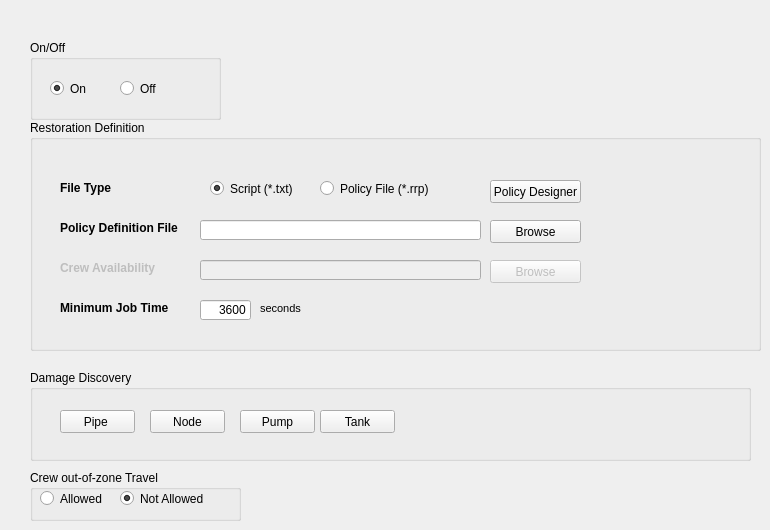
      <widget class="QWidget" name="restoration_tab">
       <attribute name="title">
        <string>Restoration</string>
       </attribute>
       <widget class="QGroupBox" name="groupBox">
        <property name="geometry">
         <rect>
          <x>30</x>
          <y>40</y>
          <width>191</width>
          <height>80</height>
         </rect>
        </property>
        <property name="title">
         <string>On/Off</string>
        </property>
        <widget class="QRadioButton" name="restoration_on_radio">
         <property name="geometry">
          <rect>
           <x>20</x>
           <y>40</y>
           <width>61</width>
           <height>17</height>
          </rect>
         </property>
         <property name="text">
          <string>On</string>
         </property>
         <property name="checked">
          <bool>true</bool>
         </property>
        </widget>
        <widget class="QRadioButton" name="restoration_off_radio">
         <property name="geometry">
          <rect>
           <x>90</x>
           <y>40</y>
           <width>82</width>
           <height>17</height>
          </rect>
         </property>
         <property name="text">
          <string>Off</string>
         </property>
        </widget>
       </widget>
       <widget class="QGroupBox" name="groupBox_2">
        <property name="geometry">
         <rect>
          <x>30</x>
          <y>120</y>
          <width>731</width>
          <height>231</height>
         </rect>
        </property>
        <property name="title">
         <string>Restoration Definition</string>
        </property>
        <widget class="QPushButton" name="policy_browse_button">
         <property name="geometry">
          <rect>
           <x>460</x>
           <y>100</y>
           <width>91</width>
           <height>23</height>
          </rect>
         </property>
         <property name="text">
          <string>Browse</string>
         </property>
        </widget>
        <widget class="QRadioButton" name="script_rrp_radio">
         <property name="geometry">
          <rect>
           <x>290</x>
           <y>60</y>
           <width>111</width>
           <height>17</height>
          </rect>
         </property>
         <property name="text">
          <string>Policy File (*.rrp)</string>
         </property>
        </widget>
        <widget class="QRadioButton" name="script_txt_radio">
         <property name="geometry">
          <rect>
           <x>180</x>
           <y>60</y>
           <width>101</width>
           <height>17</height>
          </rect>
         </property>
         <property name="text">
          <string>Script (*.txt)</string>
         </property>
         <property name="checked">
          <bool>true</bool>
         </property>
        </widget>
        <widget class="QLabel" name="label_5">
         <property name="geometry">
          <rect>
           <x>30</x>
           <y>100</y>
           <width>131</width>
           <height>16</height>
          </rect>
         </property>
         <property name="font">
          <font>
           <pointsize>9</pointsize>
           <weight>75</weight>
           <bold>true</bold>
          </font>
         </property>
         <property name="text">
          <string>Policy Definition File</string>
         </property>
        </widget>
        <widget class="QLineEdit" name="policy_definition_addr_line">
         <property name="geometry">
          <rect>
           <x>170</x>
           <y>100</y>
           <width>281</width>
           <height>20</height>
          </rect>
         </property>
         <property name="text">
          <string/>
         </property>
         <property name="readOnly">
          <bool>true</bool>
         </property>
        </widget>
        <widget class="QPushButton" name="policy_designer">
         <property name="geometry">
          <rect>
           <x>460</x>
           <y>60</y>
           <width>91</width>
           <height>23</height>
          </rect>
         </property>
         <property name="text">
          <string>Policy Designer</string>
         </property>
        </widget>
        <widget class="QLabel" name="label_6">
         <property name="geometry">
          <rect>
           <x>30</x>
           <y>180</y>
           <width>131</width>
           <height>16</height>
          </rect>
         </property>
         <property name="font">
          <font>
           <pointsize>9</pointsize>
           <weight>75</weight>
           <bold>true</bold>
          </font>
         </property>
         <property name="text">
          <string>Minimum Job Time</string>
         </property>
        </widget>
        <widget class="QLineEdit" name="minimum_job_time_line">
         <property name="geometry">
          <rect>
           <x>170</x>
           <y>180</y>
           <width>51</width>
           <height>20</height>
          </rect>
         </property>
         <property name="text">
          <string>3600</string>
         </property>
         <property name="alignment">
          <set>Qt::AlignRight|Qt::AlignTrailing|Qt::AlignVCenter</set>
         </property>
        </widget>
        <widget class="QLabel" name="label_14">
         <property name="enabled">
          <bool>false</bool>
         </property>
         <property name="geometry">
          <rect>
           <x>30</x>
           <y>140</y>
           <width>131</width>
           <height>16</height>
          </rect>
         </property>
         <property name="font">
          <font>
           <pointsize>9</pointsize>
           <weight>75</weight>
           <bold>true</bold>
          </font>
         </property>
         <property name="text">
          <string>Crew Availability</string>
         </property>
        </widget>
        <widget class="QPushButton" name="crew_availability_browse_button">
         <property name="enabled">
          <bool>false</bool>
         </property>
         <property name="geometry">
          <rect>
           <x>460</x>
           <y>140</y>
           <width>91</width>
           <height>23</height>
          </rect>
         </property>
         <property name="text">
          <string>Browse</string>
         </property>
        </widget>
        <widget class="QLineEdit" name="lineEdit_8">
         <property name="enabled">
          <bool>false</bool>
         </property>
         <property name="geometry">
          <rect>
           <x>170</x>
           <y>140</y>
           <width>281</width>
           <height>20</height>
          </rect>
         </property>
         <property name="text">
          <string/>
         </property>
        </widget>
        <widget class="QLabel" name="label_19">
         <property name="geometry">
          <rect>
           <x>230</x>
           <y>180</y>
           <width>61</width>
           <height>16</height>
          </rect>
         </property>
         <property name="font">
          <font>
           <pointsize>8</pointsize>
           <weight>50</weight>
           <bold>false</bold>
          </font>
         </property>
         <property name="text">
          <string>seconds</string>
         </property>
         <property name="textFormat">
          <enum>Qt::PlainText</enum>
         </property>
        </widget>
        <widget class="QLabel" name="label_21">
         <property name="geometry">
          <rect>
           <x>30</x>
           <y>60</y>
           <width>131</width>
           <height>16</height>
          </rect>
         </property>
         <property name="font">
          <font>
           <pointsize>9</pointsize>
           <weight>75</weight>
           <bold>true</bold>
          </font>
         </property>
         <property name="text">
          <string>File Type</string>
         </property>
        </widget>
       </widget>
       <widget class="QGroupBox" name="groupBox_9">
        <property name="geometry">
         <rect>
          <x>30</x>
          <y>370</y>
          <width>721</width>
          <height>91</height>
         </rect>
        </property>
        <property name="title">
         <string>Damage Discovery</string>
        </property>
        <widget class="QPushButton" name="pipe_damage_discovery_button">
         <property name="geometry">
          <rect>
           <x>30</x>
           <y>40</y>
           <width>75</width>
           <height>23</height>
          </rect>
         </property>
         <property name="text">
          <string>Pipe </string>
         </property>
        </widget>
        <widget class="QPushButton" name="node_damage_discovery_button">
         <property name="geometry">
          <rect>
           <x>120</x>
           <y>40</y>
           <width>75</width>
           <height>23</height>
          </rect>
         </property>
         <property name="text">
          <string>Node</string>
         </property>
        </widget>
        <widget class="QPushButton" name="pump_damage_discovery_button">
         <property name="geometry">
          <rect>
           <x>210</x>
           <y>40</y>
           <width>75</width>
           <height>23</height>
          </rect>
         </property>
         <property name="text">
          <string>Pump</string>
         </property>
        </widget>
        <widget class="QPushButton" name="tank_damage_discovery_button">
         <property name="geometry">
          <rect>
           <x>290</x>
           <y>40</y>
           <width>75</width>
           <height>23</height>
          </rect>
         </property>
         <property name="text">
          <string>Tank</string>
         </property>
        </widget>
       </widget>
       <widget class="QGroupBox" name="groupBox_10">
        <property name="geometry">
         <rect>
          <x>30</x>
          <y>470</y>
          <width>211</width>
          <height>51</height>
         </rect>
        </property>
        <property name="title">
         <string>Crew out-of-zone Travel</string>
        </property>
        <widget class="QRadioButton" name="out_of_zone_travel_yes">
         <property name="geometry">
          <rect>
           <x>10</x>
           <y>20</y>
           <width>82</width>
           <height>17</height>
          </rect>
         </property>
         <property name="text">
          <string>Allowed</string>
         </property>
        </widget>
        <widget class="QRadioButton" name="out_of_zone_travel_no">
         <property name="geometry">
          <rect>
           <x>90</x>
           <y>20</y>
           <width>101</width>
           <height>17</height>
          </rect>
         </property>
         <property name="text">
          <string>Not Allowed</string>
         </property>
         <property name="checked">
          <bool>true</bool>
         </property>
        </widget>
       </widget>
      </widget>
